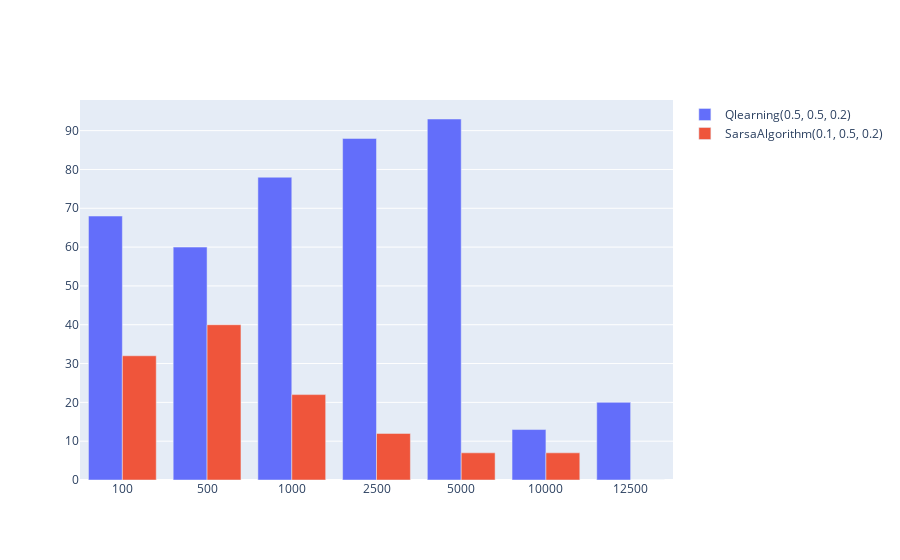

Source (notebook cell):
### Code cell
import plotly.graph_objects as go
# num_trainings = [100, 500, 1000, 2500, 5000, 10000, 12500]
trainings=['100', '500', '1000', "2500", "5000", "10000", "12500"]


fig = go.Figure(data=[
    go.Bar(name='Qlearning(0.5, 0.5, 0.2)', x=trainings, y=list(wq.values())),
    go.Bar(name='SarsaAlgorithm(0.1, 0.5, 0.2)', x=trainings, y=list(ws.values()))
])
# Change the bar mode
fig.update_layout(barmode='group')
fig.show()

### Figure 1 — Plotly figure (JSON) as saved in the notebook; plotly's stock layout.template omitted (floating-point values rounded to 4 significant figures)
{"data": [{"name": "Qlearning(0.5, 0.5, 0.2)", "type": "bar", "x": ["100", "500", "1000", "2500", "5000", "10000", "12500"], "y": [68, 60, 78, 88, 93, 13, 20]}, {"name": "SarsaAlgorithm(0.1, 0.5, 0.2)", "type": "bar", "x": ["100", "500", "1000", "2500", "5000", "10000", "12500"], "y": [32, 40, 22, 12, 7, 7, 0]}], "layout": {"barmode": "group"}}
